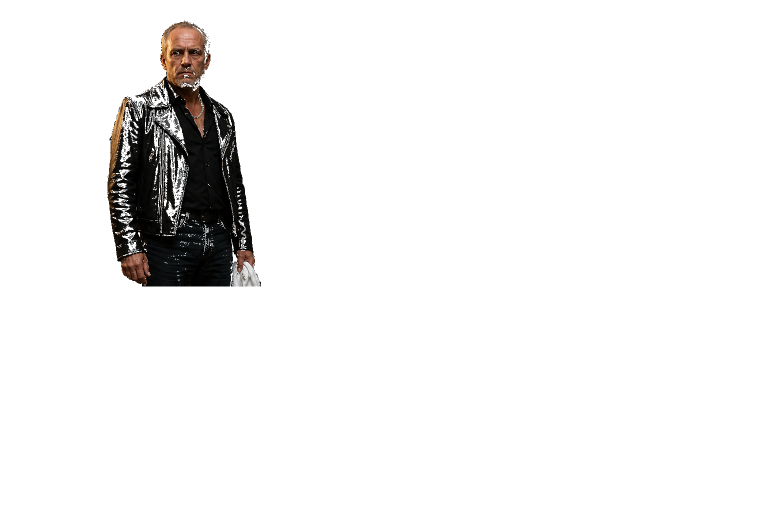
#> input picture Conscript/img/cafe-boris.png, 1536 x 1024 px (shown at 1/2 size)
$ python prepare_cafe_boris_overlay.py ../Conscript/img/cafe-boris.png out.png
#> lines starting #> are read from the running program, lines starting #| are printed output that depends on the picture; after the words box and inside, x2 and y2 are one past the last pixel; in counts of white or black regions, pixels touching at a corner belong together
#!/usr/bin/env python3
"""Key grey background from Boris cutout and place on 1536×1024 RGBA canvas."""

from __future__ import annotations

import argparse
import sys
from pathlib import Path

try:
    import numpy as np
    from PIL import Image
except ImportError:
    print("Requires Pillow and numpy: pip install Pillow numpy", file=sys.stderr)
    sys.exit(1)

CANVAS_SIZE = (1536, 1024)
BG_RGB = (43, 43, 43)
DEFAULT_TOLERANCE = 28


def hard_key_rgba(img: Image.Image, bg_rgb: tuple[int, int, int], tolerance: int) -> Image.Image:
#> called with bg_rgb = (43, 43, 43), tolerance = 28
    rgb = img.convert("RGB")
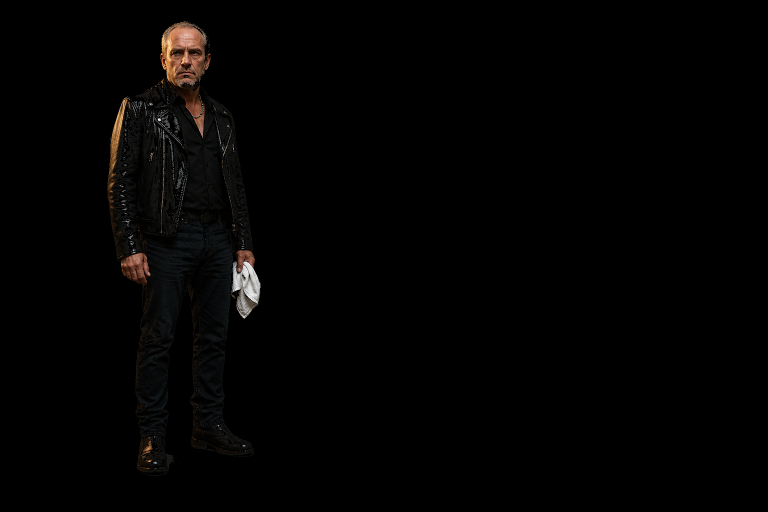
#> rgb: PIL image 1536x1024 RGB (shown at 1/2 size); mean R, G, B 3.1, 2.5, 2.2
    arr = np.array(rgb, dtype=np.float32)
    r, g, b = arr[..., 0], arr[..., 1], arr[..., 2]
    bg_r, bg_g, bg_b = bg_rgb
    dist = np.sqrt((r - bg_r) ** 2 + (g - bg_g) ** 2 + (b - bg_b) ** 2)
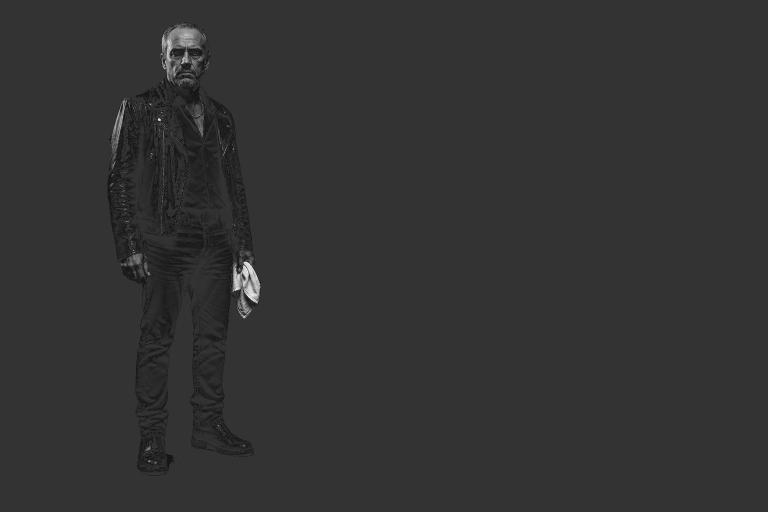
#> dist: shape (1024, 1536) float32 (shown at 1/2 size); min 0, max 367.2, mean 73.8; drawn with min black and max white
    alpha = np.where(dist <= tolerance, 0, 255).astype(np.uint8)
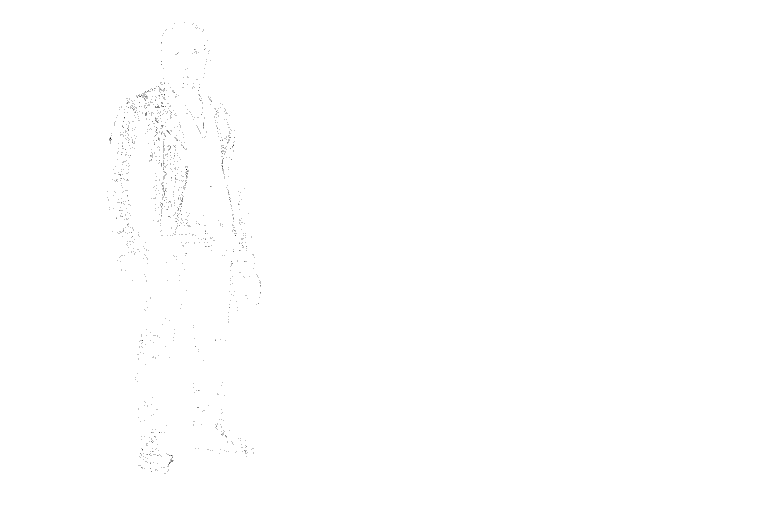
#> alpha: shape (1024, 1536) (shown at 1/2 size); 99.9% white; black in thin lines or dots, all inside (x1, y1, x2, y2) = (215, 44, 522, 948)
    rgba = np.dstack([arr.astype(np.uint8), alpha])
    return Image.fromarray(rgba, "RGBA")


def opaque_bbox(img: Image.Image) -> tuple[int, int, int, int]:
    alpha = np.array(img.split()[-1])
    ys, xs = np.where(alpha > 0)
    if len(xs) == 0:
        raise ValueError("No opaque pixels after background key")
    return int(xs.min()), int(ys.min()), int(xs.max()) + 1, int(ys.max()) + 1


def place_on_canvas(
    cutout: Image.Image,
    x1: float,
    y1: float,
    x2: float,
    y2: float,
    canvas_size: tuple[int, int] = CANVAS_SIZE,
    hide_below_y: float | None = None,
) -> Image.Image:
#> called with x1 = 0.154, y1 = 0.2, x2 = 0.393, y2 = 0.92, canvas_size = (1536, 1024)
    canvas_w, canvas_h = canvas_size
    target_x1 = int(round(x1 * canvas_w))
    target_y1 = int(round(y1 * canvas_h))
    target_x2 = int(round(x2 * canvas_w))
    target_y2 = int(round(y2 * canvas_h))
    target_w = max(1, target_x2 - target_x1)
    target_h = max(1, target_y2 - target_y1)

    bbox = opaque_bbox(cutout)
#> bbox = (0, 0, 1536, 1024)
    subject = cutout.crop(bbox)
    sw, sh = subject.size
#> sw = 1536; sh = 1024
    scale = min(target_w / sw, target_h / sh)
#> scale = 0.239
    new_w = max(1, int(round(sw * scale)))
#> new_w = 367
    new_h = max(1, int(round(sh * scale)))
#> new_h = 245
    subject = subject.resize((new_w, new_h), Image.Resampling.LANCZOS)
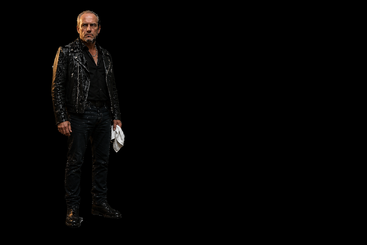
#> subject: PIL image 367x245 RGBA; mean R, G, B, A 3.1, 2.5, 2.1, 254.6; transparent parts drawn white

    # Re-hard-key after resize so resized edge pixels stay opaque, not grey
    subject_arr = np.array(subject)
    subject_arr[..., 3] = np.where(subject_arr[..., 3] > 127, 255, 0).astype(np.uint8)
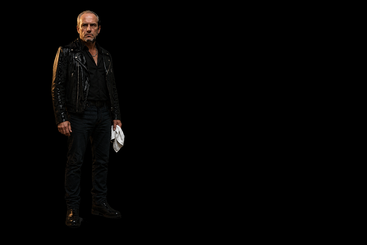
#> subject_arr: shape (245, 367, 4); 3.57% of pixels changed, all inside (x1, y1, x2, y2) = (49, 10, 126, 228)
    subject = Image.fromarray(subject_arr, "RGBA")

    paste_x = target_x1 + (target_w - new_w) // 2
#> paste_x = 237
    paste_y = target_y2 - new_h
#> paste_y = 697

    canvas = Image.new("RGBA", canvas_size, (0, 0, 0, 0))
#> canvas: PIL image 1536x1024 RGBA; every value is 0
    canvas.paste(subject, (paste_x, paste_y), subject)
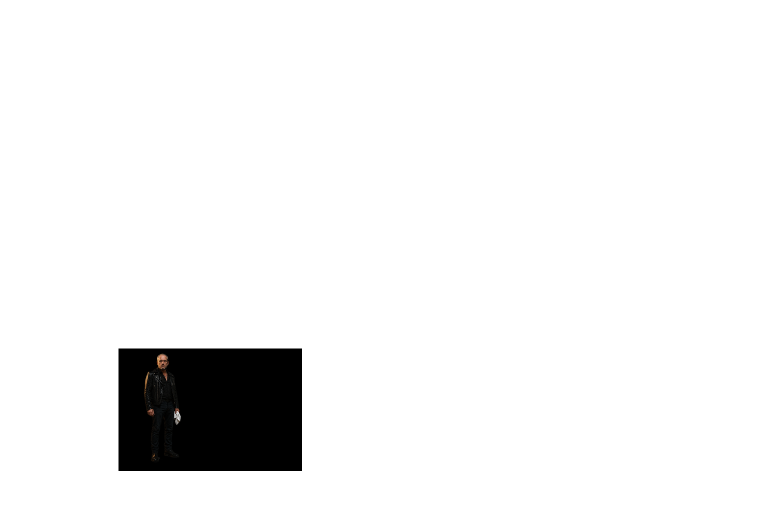
#> canvas: PIL image 1536x1024 RGBA (shown at 1/2 size); mean R, G, B, A 0.2, 0.1, 0.1, 14.6; transparent parts drawn white

    if hide_below_y is not None:
        clip_y = int(round(hide_below_y * canvas_h))
        alpha = np.array(canvas.split()[-1])
        alpha[clip_y:, :] = 0
        canvas.putalpha(Image.fromarray(alpha))

    return canvas


def main() -> None:
    parser = argparse.ArgumentParser(description=__doc__)
    parser.add_argument("source", type=Path, help="Generated Boris PNG on #2B2B2B background")
    parser.add_argument("dest", type=Path, help="Output path, e.g. Conscript/img/cafe-boris.png")
    parser.add_argument("--tolerance", type=int, default=DEFAULT_TOLERANCE)
    parser.add_argument("--x1", type=float, default=0.154)
    parser.add_argument("--y1", type=float, default=0.20)
    parser.add_argument("--x2", type=float, default=0.393)
    parser.add_argument("--y2", type=float, default=0.92)
    parser.add_argument(
        "--hide-below-y",
        type=float,
        default=None,
        help="Zero alpha at and below this normalized canvas Y (hides legs behind counter)",
    )
    args = parser.parse_args()

    if not args.source.is_file():
        print(f"Source not found: {args.source}", file=sys.stderr)
        sys.exit(1)

    keyed = hard_key_rgba(Image.open(args.source), BG_RGB, args.tolerance)
    out = place_on_canvas(
        keyed, args.x1, args.y1, args.x2, args.y2, hide_below_y=args.hide_below_y
    )
    args.dest.parent.mkdir(parents=True, exist_ok=True)
    out.save(args.dest, optimize=True)

    alpha = np.array(out.split()[-1])
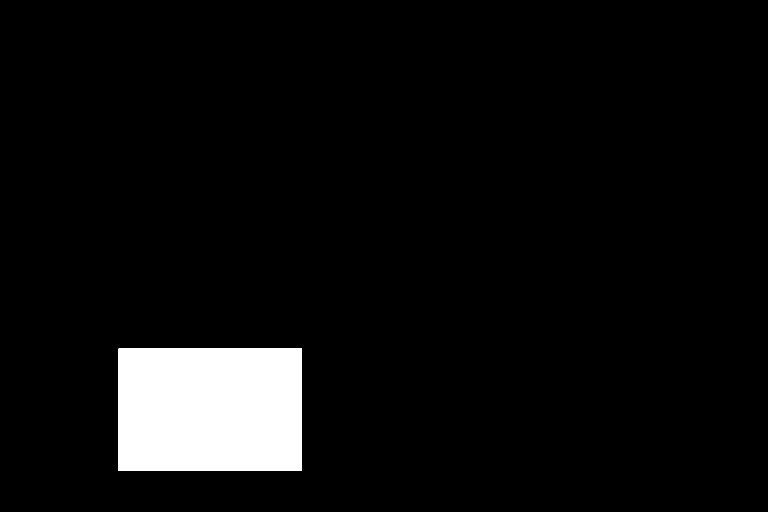
#> alpha: shape (1024, 1536) (shown at 1/2 size); 5.7% white; 1 white region, box (x1, y1, x2, y2) and area: (237, 697, 604, 942) 89915
    semi = int(np.sum((alpha > 0) & (alpha < 255)))
#> semi = 0
    print(f"Wrote {args.dest} ({out.size[0]}x{out.size[1]}), semi-transparent pixels: {semi}")
#| Wrote out.png (1536x1024), semi-transparent pixels: 0


if __name__ == "__main__":
    main()
